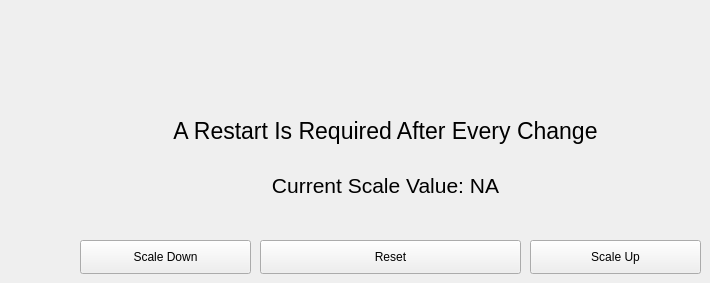
        <widget class="QWidget" name="tabUiScale">
         <attribute name="title">
          <string>UI Scale</string>
         </attribute>
         <widget class="QLabel" name="labelUIScale">
          <property name="geometry">
           <rect>
            <x>70</x>
            <y>100</y>
            <width>631</width>
            <height>61</height>
           </rect>
          </property>
          <property name="font">
           <font>
            <pointsize>17</pointsize>
           </font>
          </property>
          <property name="text">
           <string>A Restart Is Required After Every Change</string>
          </property>
          <property name="alignment">
           <set>Qt::AlignmentFlag::AlignCenter</set>
          </property>
         </widget>
         <widget class="QLabel" name="labelUIScaleCurrentValue">
          <property name="geometry">
           <rect>
            <x>70</x>
            <y>170</y>
            <width>631</width>
            <height>31</height>
           </rect>
          </property>
          <property name="font">
           <font>
            <pointsize>16</pointsize>
           </font>
          </property>
          <property name="text">
           <string notr="true">Current Scale Value: NA</string>
          </property>
          <property name="alignment">
           <set>Qt::AlignmentFlag::AlignCenter</set>
          </property>
          <property name="wordWrap">
           <bool>true</bool>
          </property>
         </widget>
         <widget class="QPushButton" name="pbConfigureScaleUp">
          <property name="geometry">
           <rect>
            <x>530</x>
            <y>240</y>
            <width>171</width>
            <height>34</height>
           </rect>
          </property>
          <property name="text">
           <string>Scale Up</string>
          </property>
         </widget>
         <widget class="QPushButton" name="pbConfigureScaleDown">
          <property name="geometry">
           <rect>
            <x>80</x>
            <y>240</y>
            <width>171</width>
            <height>34</height>
           </rect>
          </property>
          <property name="text">
           <string>Scale Down</string>
          </property>
         </widget>
         <widget class="QPushButton" name="pbConfigureScaleReset">
          <property name="geometry">
           <rect>
            <x>260</x>
            <y>240</y>
            <width>261</width>
            <height>34</height>
           </rect>
          </property>
          <property name="text">
           <string>Reset</string>
          </property>
         </widget>
        </widget>
